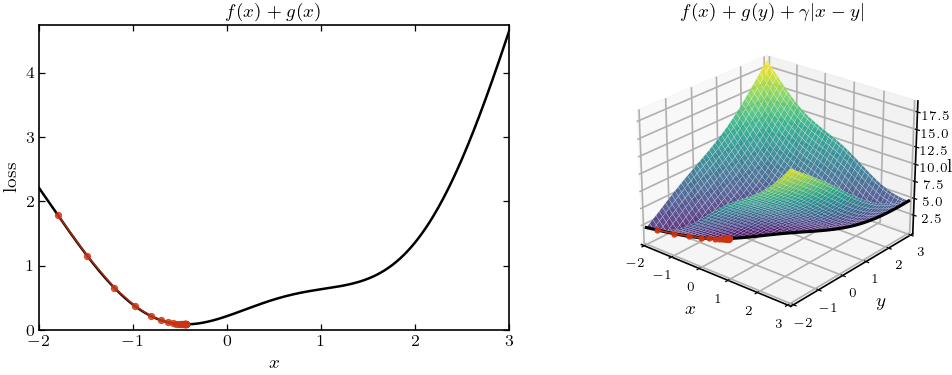

This figure's Python source:
import numpy as np
import matplotlib.pyplot as plt
from pathlib import Path
from mpl_toolkits.mplot3d import Axes3D

# Load publication style
plt.style.use(Path("~/.claude/skills/matplotlib-publication/matplotlibrc").expanduser())

DOUBLE_COL = 6.75

# Define the loss functions
def f(x):
    return 0.5 * np.sin(2 * x) + 0.3 * x**2

def g(x):
    return 0.4 * np.cos(1.5 * x + 1) + 0.2 * x**2

# Combined loss on the diagonal (equivariant constraint x=y)
def loss_1d(x):
    return f(x) + g(x)

# Unconstrained loss with soft constraint
def loss_2d(x, y, gamma=2.0):
    return f(x) + g(y) + gamma * np.abs(x - y)

fig = plt.figure(figsize=(DOUBLE_COL, 2.5))

# Left panel: 1D constrained optimization
ax1 = fig.add_subplot(1, 2, 1)
x = np.linspace(-2, 3, 500)
y_loss = loss_1d(x)

ax1.plot(x, y_loss, 'k-', linewidth=1.2)

# Optimization path (gradient descent from left)
x_start = -1.8
path_x = [x_start]
lr = 0.15
for _ in range(25):
    # Numerical gradient
    eps = 1e-5
    grad = (loss_1d(path_x[-1] + eps) - loss_1d(path_x[-1] - eps)) / (2 * eps)
    new_x = path_x[-1] - lr * grad
    path_x.append(new_x)

path_y = [loss_1d(px) for px in path_x]
ax1.plot(path_x, path_y, 'o-', color='#CC3311', markersize=3, linewidth=0.8, alpha=0.8)

ax1.set_xlabel('$x$')
ax1.set_ylabel('loss')
ax1.set_title('$f(x) + g(x)$', fontsize=9)
ax1.set_xlim(-2, 3)

# Right panel: 2D surface with constraint
ax2 = fig.add_subplot(1, 2, 2, projection='3d')

x_grid = np.linspace(-2, 3, 80)
y_grid = np.linspace(-2, 3, 80)
X, Y = np.meshgrid(x_grid, y_grid)
Z = loss_2d(X, Y, gamma=3.0)

# Plot surface
ax2.plot_surface(X, Y, Z, cmap='viridis', alpha=0.85, linewidth=0.1, 
                  edgecolor='white', rcount=40, ccount=40)

# Plot the diagonal constraint x=y
diag = np.linspace(-2, 3, 100)
z_diag = loss_2d(diag, diag, gamma=3.0)
ax2.plot(diag, diag, z_diag, 'k-', linewidth=1.5, zorder=10)

# Optimization path on the diagonal
path_3d_x = path_x
path_3d_y = path_x  # constrained to x=y
path_3d_z = [loss_2d(px, px, gamma=3.0) for px in path_x]
ax2.plot(path_3d_x, path_3d_y, path_3d_z, 'o-', color='#CC3311', 
         markersize=2.5, linewidth=0.8, alpha=0.9, zorder=11)

ax2.set_xlabel('$x$', labelpad=-8)
ax2.set_ylabel('$y$', labelpad=-8)
ax2.set_zlabel('loss', labelpad=-8)
ax2.set_title('$f(x) + g(y) + \gamma|x-y|$', fontsize=9)
ax2.view_init(elev=25, azim=-50)
ax2.set_xlim(-2, 3)
ax2.set_ylim(-2, 3)

# Reduce tick label size for 3D
ax2.tick_params(axis='both', which='major', labelsize=6, pad=-3)

plt.tight_layout()
plt.savefig('equivariance_landscape.pdf', bbox_inches='tight')
plt.savefig('equivariance_landscape.png', dpi=150, bbox_inches='tight')
print("Saved equivariance_landscape.pdf")
